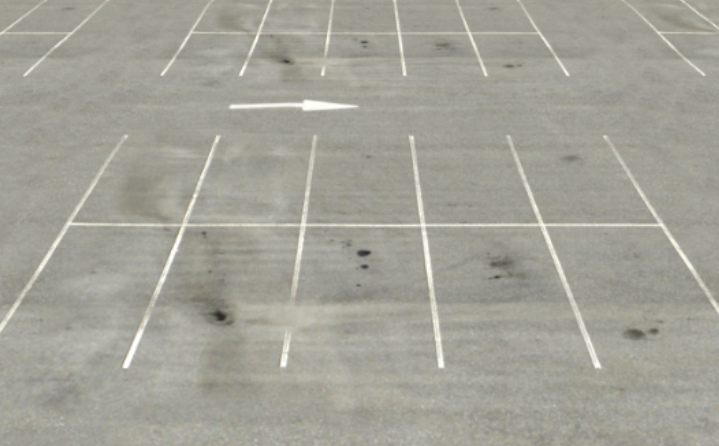
#> input picture line.png, 719 x 446 px
$ python '11.point and line detection with algorithom.py'   (older library calls are emulated)
#> lines starting #> are read from the running program, lines starting #| are printed output that depends on the picture
import cv2
from matplotlib import pyplot as plt
import numpy as np

img=cv2.imread('line.png',0)
#> img: shape (446, 719); min 39, max 255, mean 161.1

fig=plt.figure(figsize=(7,6))
fig.add_subplot(3,3,1)
plt.imshow(img,cmap='gray')
plt.title('Orginal image')
plt.axis('off')

#mux1 for horizontal
mux1=np.array([[-1,-1,-1],[2,2,2],[-1,-1,-1]],dtype=int)
#mux2 for vertical

mux2=np.array([[-1,2,-1],[-1,2,-1],[-1,2,-1]],dtype=int)
#mux3 for +45 degree
mux3=np.array([[-1,-1,2],[-1,2,-1],[2,-1,-1]],dtype=int)
#mux4 for -45 degree
mux4=np.array([[2,-1,-1],[-1,2,-1],[-1,-1,2]],dtype=int)

#horizontal line
line1=cv2.filter2D(img, cv2.CV_16S, mux1)
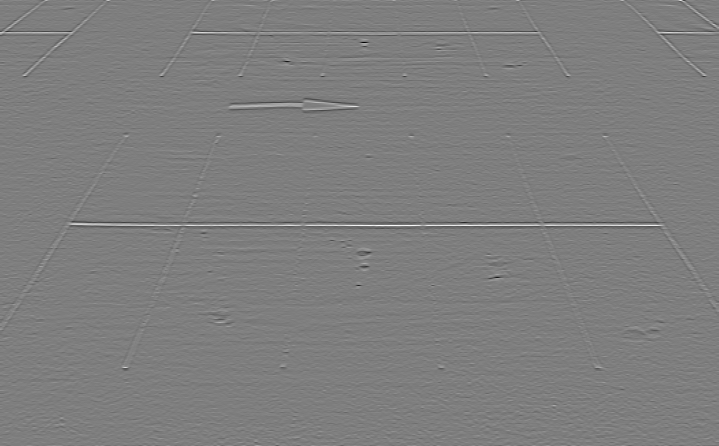
#> line1: shape (446, 719) int16; min -202, max 205, mean 0; drawn with min black and max white
fig.add_subplot(3,3,2)
plt.imshow(line1,cmap='gray')
plt.title('Horizontal')
plt.axis('off')

#vertical line

line2=cv2.filter2D(img, cv2.CV_16S, mux2)
fig.add_subplot(3,3,3)
plt.imshow(line2,cmap='gray')
plt.title('Vatical')
plt.axis('off')

#show addition of vertical and horizontal image
ret, thresh1 = cv2.threshold(cv2.add(line1,line2), 50, 255, cv2.THRESH_BINARY)
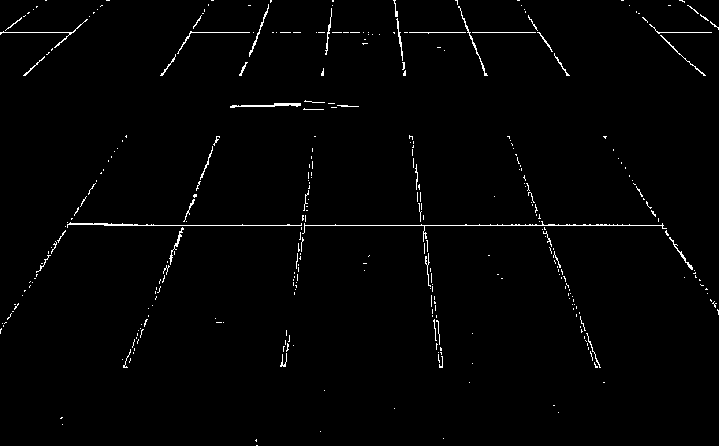
#> thresh1: shape (446, 719) int16; 1.3% white in thin lines or dots
fig.add_subplot(3,3,4)
plt.imshow(thresh1,cmap='gray')
plt.title('Vatical+horizontal')
plt.axis('off')


#show 45 degree line
line3=cv2.filter2D(img, cv2.CV_16S, mux3)
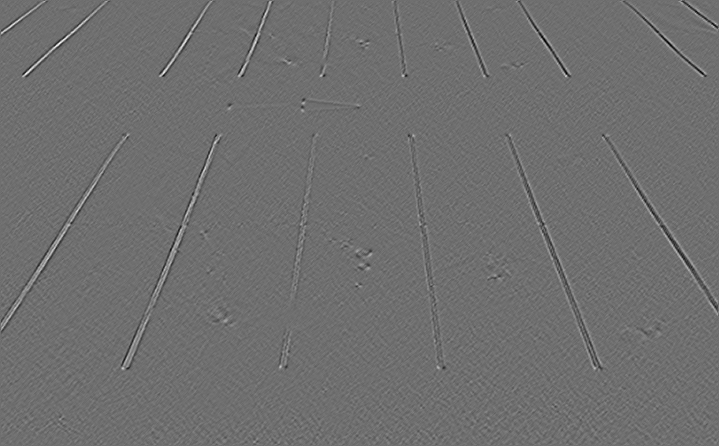
#> line3: shape (446, 719) int16; min -116, max 149, mean 0; drawn with min black and max white
fig.add_subplot(3,3,5)
plt.imshow(line3,cmap='gray')
plt.title('45 degree')
plt.axis('off')


# show -45 degree line

line4=cv2.filter2D(img, cv2.CV_16S, mux4)
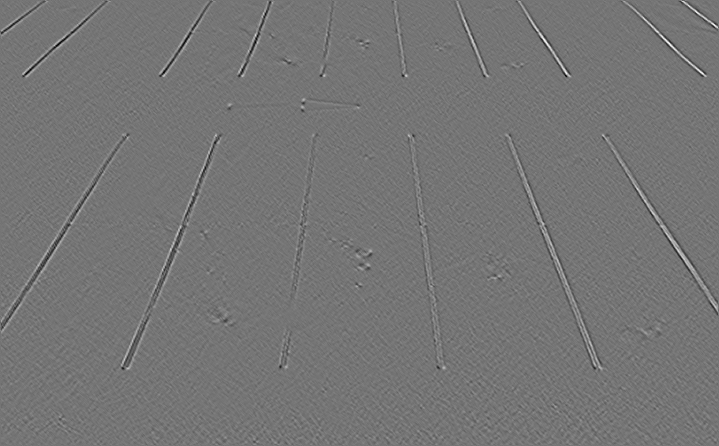
#> line4: shape (446, 719) int16; min -119, max 139, mean 0; drawn with min black and max white
fig.add_subplot(3,3,6)
plt.imshow(line4,cmap='gray')
plt.title('-45 degree')
plt.axis('off')

#point delection

p_img=cv2.imread('point.png',0)
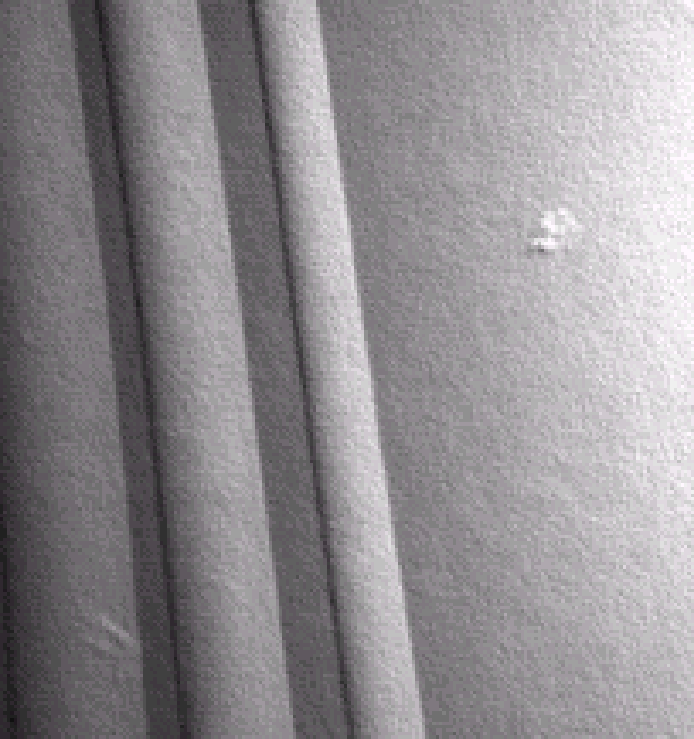
#> input picture point.png, 694 x 739 px
#> p_img: shape (739, 694); min 16, max 251, mean 143.2
fig.add_subplot(3,3,7)
plt.imshow(p_img,cmap='gray')
plt.title('Orginal image')
plt.axis('off')

p_mux=np.array([[-1,-1,-1],[-1,8,-1],[-1,-1,-1]])
p_f_img=cv2.filter2D(p_img, -1, p_mux)
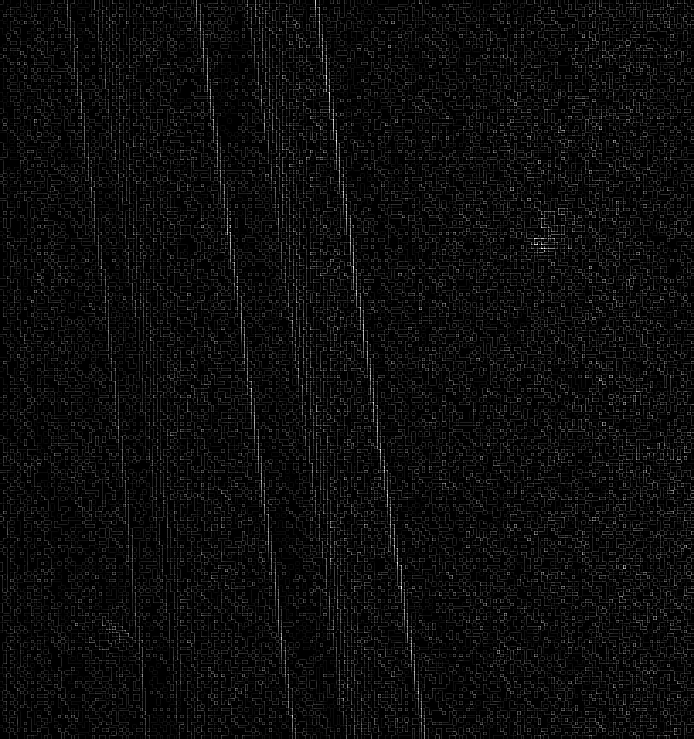
#> p_f_img: shape (739, 694); min 0, max 255, mean 12
fig.add_subplot(3,3,8)
plt.imshow(p_f_img,cmap='gray')
plt.title('point image')
plt.axis('off')

ret2, thresh2 = cv2.threshold(p_f_img, 100, 255, cv2.THRESH_BINARY)
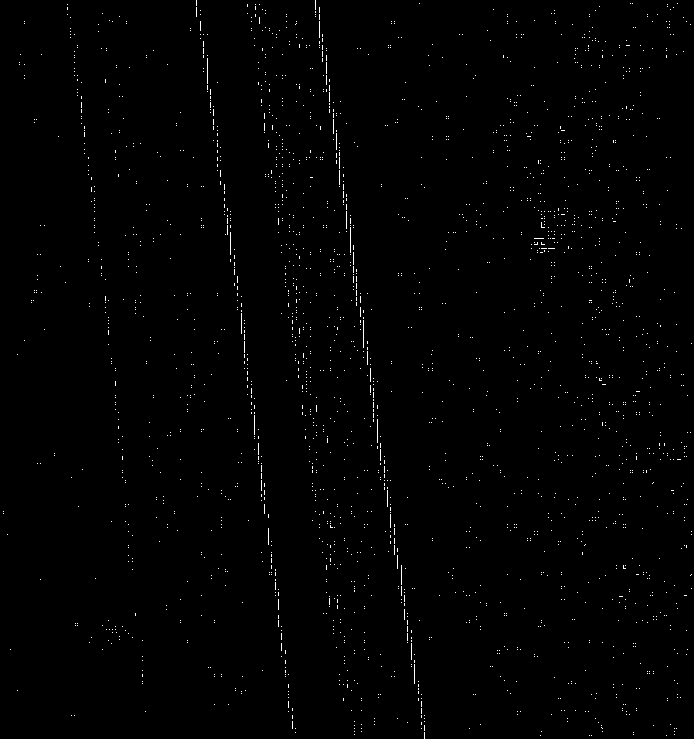
#> thresh2: shape (739, 694); 0.77% white in thin lines or dots
fig.add_subplot(3,3,9)
plt.imshow(thresh2,cmap='gray')
plt.title('point image')
plt.axis('off')
